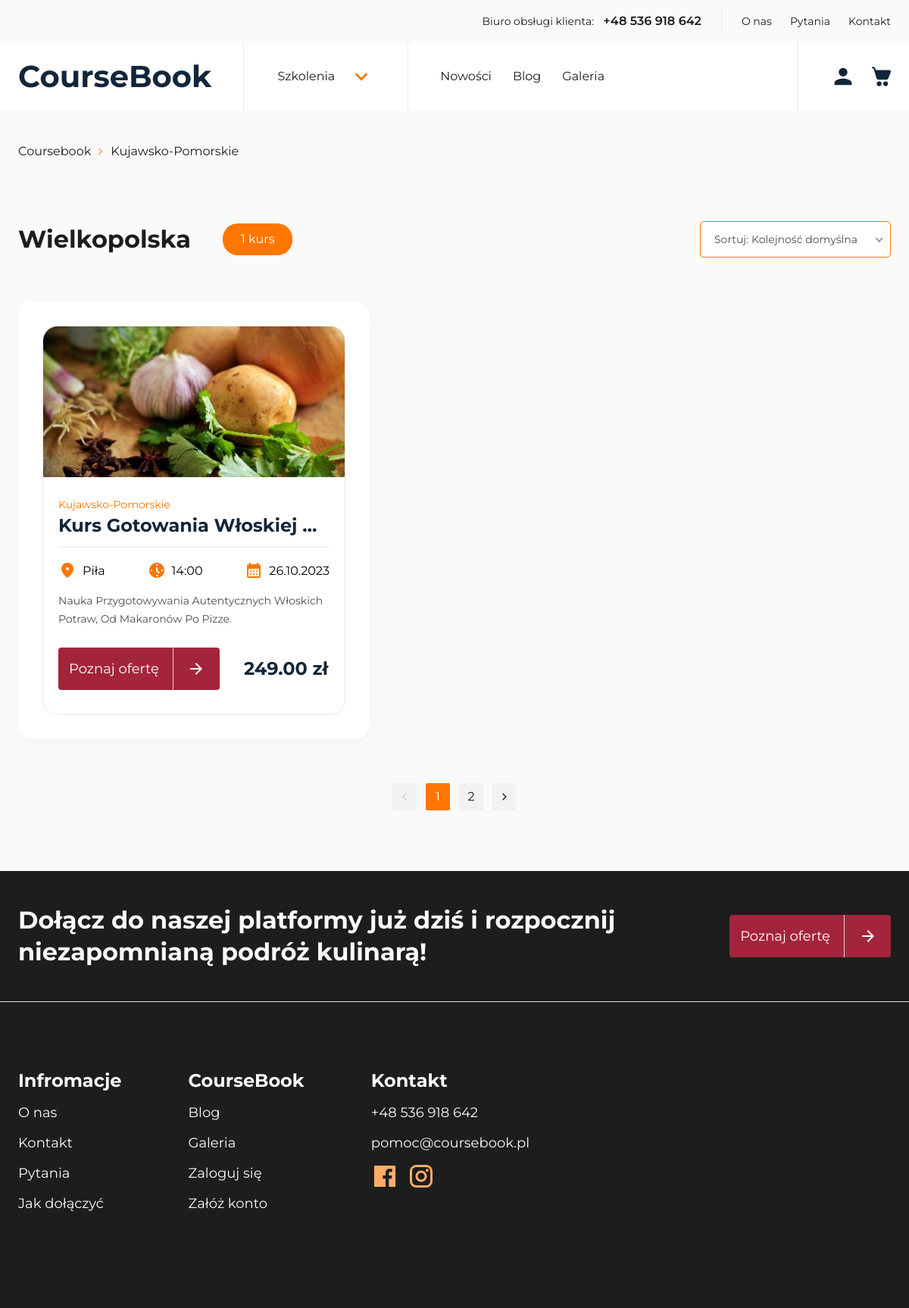
The page /courses/kujawsko-pomorskie on the database its author committed.
### coursebookapp/models/course.py (models this page shows, shortened)
class Course(models.Model):
    instructor = models.ForeignKey(
        Instructor, on_delete=models.SET_NULL, null=True, blank=True
    )
    title = models.CharField(max_length=100)
    short_description = models.CharField(max_length=200)
    price = models.DecimalField(max_digits=8, decimal_places=2)
    province_choices = (
        ("dolnośląskie", "Dolnośląskie"),
        ("kujawsko-pomorskie", "Kujawsko-Pomorskie"),
        ("lubelskie", "Lubelskie"),
        ("lubuskie", "Lubuskie"),
        ("łódzkie", "Łódzkie"),
        ("małopolskie", "Małopolskie"),
        ("mazowieckie", "Mazowieckie"),
        ("opolskie", "Opolskie"),
        ("podkarpackie", "Podkarpackie"),
        ("podlaskie", "Podlaskie"),
        ("pomorskie", "Pomorskie"),
        ("śląskie", "Śląskie"),
        ("świętokrzyskie", "Świętokrzyskie"),
        ("warmińsko-mazurskie", "Warmińsko-Mazurskie"),
        ("wielkopolskie", "Wielkopolskie"),
        ("zachodniopomorskie", "Zachodniopomorskie"),
    )
    province = models.CharField(max_length=30, choices=province_choices)
    available = models.BooleanField(default=False)
    seats = models.PositiveIntegerField()
    date = models.DateField()
    time_start = models.TimeField()
    city = models.CharField(max_length=100)
    course_description = models.TextField()
    course_for = models.TextField()
    course_benefit = models.TextField()
    province_slug = models.SlugField(max_length=50, blank=True)
    slug = models.SlugField(max_length=200, unique=True, blank=True)

### coursebookapp/models/course_image.py (models this page shows, shortened)
class CourseImage(models.Model):
    course = models.ForeignKey(Course, on_delete=models.CASCADE)
    def get_upload_path(instance, filename):
        return f"course_images/{instance.course.id}/{filename}"
    image = models.ImageField(upload_to=get_upload_path)
    image_thumb = models.ImageField(upload_to=get_upload_path, blank=True)
    image_medium_thumb = models.ImageField(upload_to=get_upload_path, blank=True)

### coursebookapp/views/course_category_view.py (the view)
class CourseCategoryView(generics.ListAPIView):
    serializer_class = CourseSerializer
    template_name = "pages/course-category.html"
    default_page_size = 1
    def get(self, request, *args, **kwargs):
        province_slug = self.kwargs.get("province_slug")
        if province_slug:
            courses = Course.objects.filter(province_slug=province_slug)
            for course in courses:
                image = course.courseimage_set.first()
                course.image = image
        else:
            courses = {}
        paginator = Paginator(courses, self.default_page_size)
        page_number = request.GET.get("page")
        paginated_courses = paginator.get_page(page_number)
        breadcrumbs = [
            ("Coursebook", reverse("home")),
            (
                province_slug,
                reverse("course_category", kwargs={"province_slug": province_slug}),
            ),
        ]
        context = {
            "courses": paginated_courses,
            "breadcrumbs": breadcrumbs,
        }
        return render(request, self.template_name, context)

### templates/pages/course-category.html (shortened to what this page needs)
{% extends "layout/base-nb.html" %} {% block styles %}
<link rel="stylesheet" href="{% static 'css/global.min.css' %}" />
<link rel="stylesheet" href="{% static 'css/category.min.css' %}" />
<link rel="stylesheet" href="{% static 'css/nice-select2.css' %}" />
{% endblock %} {% block content %}
<div class="container">
  {% include 'partials/breadcrumbs.html' with breadcrumbs=breadcrumbs %}
</div>
<section class="category">
  <div class="container">
    <div class="category__bar">
      <div class="category__bar-information">
        <div class="category__bar-name">Wielkopolska</div>
        <div class="category__bar-count chips chips--secondary">
          {% if courses|length == 1 %}
          <p>{{ courses|length }} kurs</p>
          {% elif courses|length > 1 and courses|length < 5 %}
          <p>{{ courses|length }} kursy</p>
          {% else %}
          <p>{{ courses|length }} kursów</p>
          {% endif %}
        </div>
      </div>
      <div class="category__bar-sort">
        <div class="form__row">
          <div class="form__group">
          </div>
        </div>
      </div>
    </div>
    <div class="category__list">
      {%if courses%} {%for course in courses%}
      <div class="category__list-item">
        <div class="offert-card">
          <div class="offert-card__image">
            {%if course.image%}
            <picture>
              <img
                loading="lazy"
                width="400"
                height="200"
                src="{{ course.image.image_medium_thumb.url }}"
                alt=""
              />
            </picture>
            {%endif%}
          </div>
          <div class="offert-card__body">
            <p class="offert-card__body-overline">{{course.province|title}}</p>
            <h2 class="offert-card__body-title">{{course.title|title}}</h2>
            <div class="offert-card__body-information">
              <div class="offert-card__information-box">
                <p class="information-card__information-name">
                  {{course.city|title}}
                </p>
              </div>
              <div class="offert-card__information-box">
                <p class="information-card__information-name">
                  {{ course.time_start|time:"H:i" }}
                </p>
              </div>
              <div class="offert-card__information-box">
                <p class="information-card__information-name">
                  {{ course.date|date:"d.m.Y" }}
                </p>
              </div>
            </div>
            <p class="offert-card__body-description">
              {{course.short_description|title}}
            </p>
            <div class="offert-card__body-action">
              <a
                href="{% url 'course_detail' province_slug=course.province_slug slug=course.slug %}"
                class="btn btn--primary"
                >Poznaj ofertę
                <span class="btn__arrow">
                  <svg
                    width="24"
                    height="24"
                    viewBox="0 0 24 24"
                    fill="none"
                    xmlns="http://www.w3.org/2000/svg"
                  >
                    <path
                      d="M12 20L10.575 18.6L16.175 13H4V11H16.175L10.575 5.4L12 4L20 12L12 20Z"
                      fill="white"
                    />
                  </svg>
                </span>
              </a>
              <p class="offert-card__body-price">{{course.price}}&nbsp;zł</p>
            </div>
          </div>
        </div>
      </div>
      {%endfor%} {%else%}
      <p>Brak kursów</p>
      {%endif%}
    </div>
    {% include 'partials/pagination.html' with pagination=courses %}
  </div>
</section>
{% endblock %}

### rows shown on the page
Course: image.image_medium_thumb (picture), province "Kujawsko-Pomorskie", title "Kurs Gotowania Włoskiej…", city "Piła", time_start "14:00", date "26.10.2023", short_description "Nauka Przygotowywania Autentycznych Włoskich Potraw, Od Makaronów Po Pizze.", price "249.00"

### other values the page prints
{{ item_name|title }} "Coursebook"
{{ item_name|title }} "Kujawsko-Pomorskie"
{{ courses|length }} "1"
{{ num }} "1"
{{ num }} "2"
